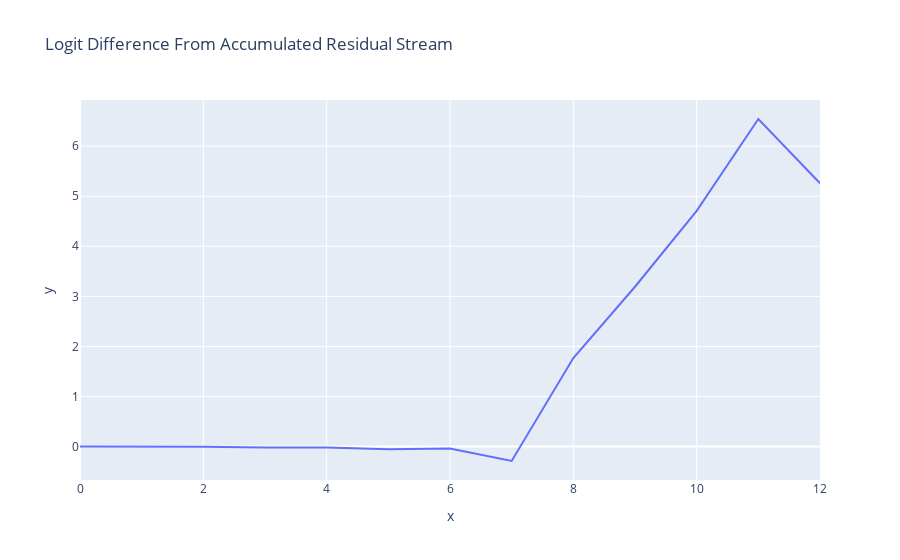

The notebook cell saved with this chart:
### Markdown cell above
### Logit Lens

### Code cell
from circuit_utils import residual_stack_to_logit_diff

accumulated_residual, labels = clean_cache.accumulated_resid(layer=-1, incl_mid=False, pos_slice=-1, return_labels=True)
logit_lens_logit_diffs = residual_stack_to_logit_diff(accumulated_residual, logit_diff_directions, prompts, clean_cache)
line(logit_lens_logit_diffs, x=np.arange(model.cfg.n_layers+1), hover_name=labels, title="Logit Difference From Accumulated Residual Stream")

### Figure 1 — Plotly figure (JSON) as saved in the notebook; plotly's stock layout.template omitted (floating-point values rounded to 4 significant figures)
{"data": [{"hovertemplate": "x=%{x}<br>y=%{y}<extra></extra>", "legendgroup": "", "line": {"color": "#636efa", "dash": "solid"}, "marker": {"symbol": "circle"}, "mode": "lines", "name": "", "orientation": "v", "showlegend": false, "type": "scatter", "x": [0, 1, 2, 3, 4, 5, 6, 7, 8, 9, 10, 11, 12], "xaxis": "x", "y": [0.0005241, 0.001391, -0.00126, -0.01926, -0.0201, -0.05072, -0.0386, -0.2878, 1.769, 3.192, 4.707, 6.542, 5.258], "yaxis": "y"}], "layout": {"legend": {"tracegroupgap": 0}, "title": {"text": "Logit Difference From Accumulated Residual Stream"}, "xaxis": {"anchor": "y", "domain": [0, 1], "title": {"text": "x"}}, "yaxis": {"anchor": "x", "domain": [0, 1], "title": {"text": "y"}}}}
